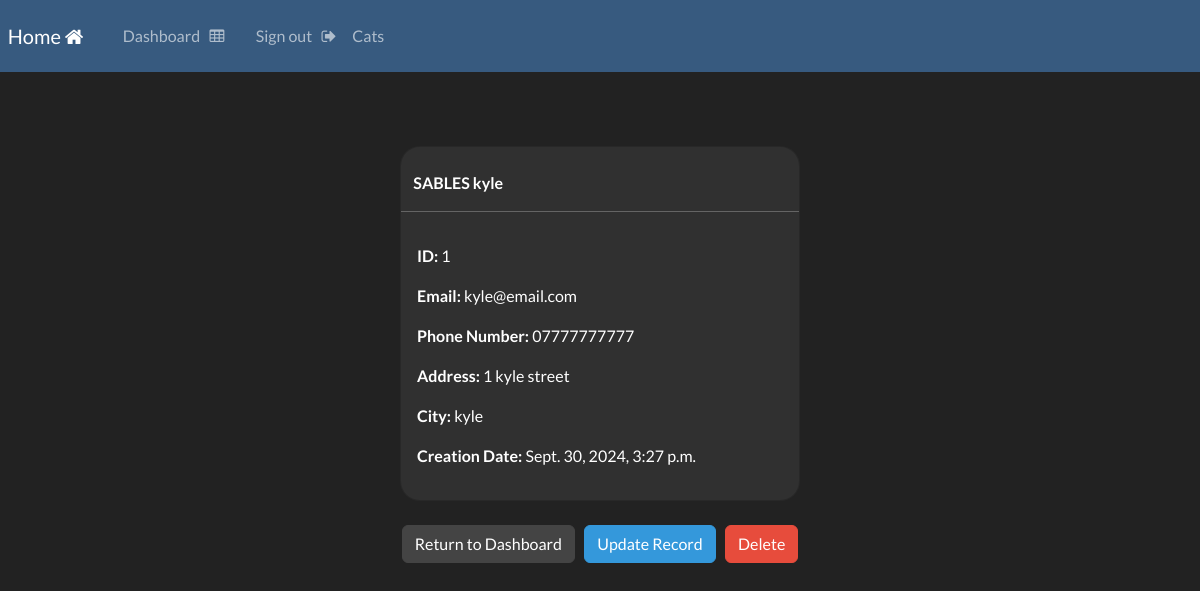
Screenshot of /record/1 (signed in) with the database file from the repository.
### website/models.py (models this page shows, shortened)
class Record(models.Model):
    creation_data = models.DateTimeField(auto_now_add = True)
    first_name = models.CharField(max_length=100)
    last_name = models.CharField(max_length=100)
    email = models.CharField(max_length=255)
    phone = models.CharField(max_length=20)
    address = models.CharField(max_length=255)
    city = models.CharField(max_length = 255)

### website/views.py (the view)
# urls.py: path('record/<int:pk>', views.singular_record, name="record"),
@login_required(login_url="my-login")
def singular_record(request,pk):
    one_record = Record.objects.get(id=pk)
    context = {'record':one_record}
    return render(request, 'website/view-record.html', context = context)

### website/templates/website/view-record.html (shortened to what this page needs)
{% extends 'website/base.html' %}
{% block content %}
    <div class="card">
        <strong>
            <br>
            {{record.last_name|upper}}
            {{record.first_name}}
        </strong>
        <hr>
        <div class="card-body">
            <p> <strong> ID: </strong> {{record.id}}</p>
            <p> <strong> Email: </strong> {{record.email}}</p>
            <p> <strong> Phone Number: </strong> {{record.phone}}</p>
            <p> <strong> Address: </strong> {{record.address}}</p>
            <p> <strong> City: </strong> {{record.city}}</p>
            <p> <strong> Creation Date:</strong> {{record.creation_data}}</p>
        </div>
    </div>
    <div class="buttons">
        <br>
        <a href="{% url 'dashboard' %}" class="btn btn-secondary"> Return to Dashboard</a>
        <a href="{% url 'update-record' record.id %}" class="btn btn-info"> Update Record</a>
        <a href="{% url 'delete-record' record.id %}" class="btn btn-danger"> Delete </a>
    </div>
{% endblock %}

### static/css/styles.css (style rules this page uses)
.card { width: 400px; margin: auto; margin-top: 50px; border-radius: 20px; }
.buttons { text-align: center; }

### rows the page displays
Record: last_name "SABLES", first_name "kyle", id "1", email "kyle@email.com", phone "07777777777", address "1 kyle street", city "kyle", creation_data "Sept. 30, 2024, 3:27 p.m."
